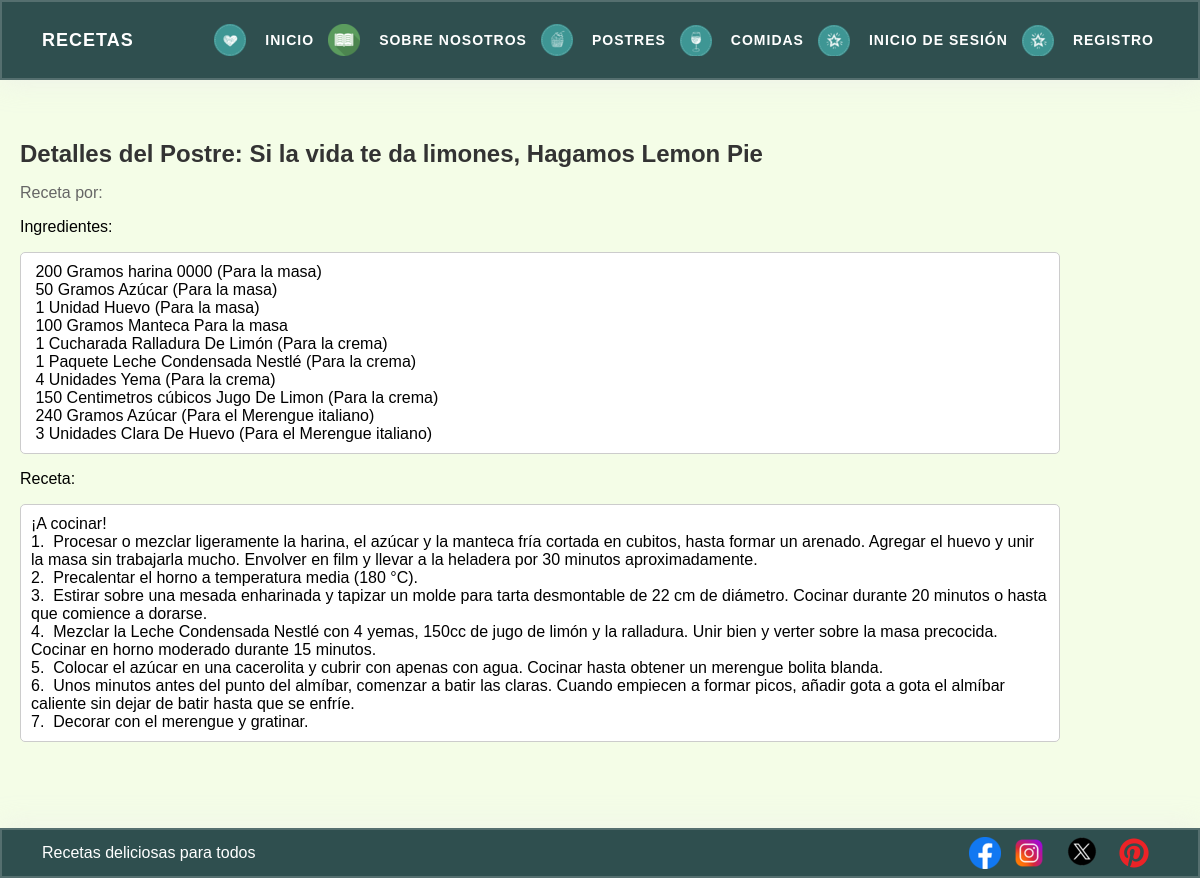
Page /MainApp/postresdetalles/3 on the committed database.
### MainApp/models.py (models this page shows, shortened)
class Postres(models.Model):
    titulo = models.CharField(max_length=100)
    receta = models.TextField()
    ingredientes = models.TextField(default=None)
    autor = models.ForeignKey(User, on_delete=models.CASCADE)

### MainApp/views.py (the view)
# urls.py: path('postresdetalles/<pk>', PostresDetail.as_view(), name='postresdetalles'),
class PostresDetail(DetailView):
    model = Postres
    template_name = "postresdetalles.html"
    context_object_name = "postres"

### MainApp/templates/postresdetalles.html
{% extends "main.html" %}
{% block contenidoQueCambia %}
<section>
<div class="detalle-comida">
    <h1 class="titulo-comida">Detalles del Postre: {{ postres.titulo }}</h1>
    <p class="autor-comida">Receta por: {{ postres.autor.nombre }}</p>
    <p class="ingredientes-comida">Ingredientes:</p>
    <pre class="container">{{ postres.ingredientes }}</pre>
    <p class="receta-comida">Receta:</p>
    <pre class="container">{{ postres.receta }}</pre>
</div>
</section>
{% endblock contenidoQueCambia %}

### MainApp/static/css/base.css (style rules this page uses)
* { font-family: "Raleway", sans-serif; }
body { padding-bottom: 100px; }

### MainApp/static/css/banneer.css (style rules this page uses)
* { color: inherit; text-decoration: none; box-sizing: border-box; }

### MainApp/static/css/comidas.css (style rules this page uses)
section { width: 100%; height: auto; margin-top: 100px; }

### MainApp/static/css/iniciosesion.css (style rules this page uses)
body { height: 100%; background: hsl(86, 85%, 95%); display: flex; justify-content: center; align-items: center; margin: 0; }

### MainApp/static/css/detalles.css (style rules this page uses)
.detalle-comida { width: 90%; height: auto; padding: 20px; }
.titulo-comida { font-size: 24px; color: #333; margin-bottom: 10px; }
.autor-comida { color: #666; margin-bottom: 15px; }
.container { white-space: pre-wrap; word-wrap: break-word; overflow: auto; max-height: 300px; padding: 10px; border: 1px solid #ccc; background-color: #fff; border-radius: 5px; }

### rows in the picture
Postres: titulo "Si la vida te da limones, Hagamos Lemon Pie", ingredientes "200 Gramos harina 0000 (Para la masa) 50 Gramos Azúcar (Para la masa) 1 Unidad Huevo (Para la masa) 100 Gramos Manteca Para la masa 1 Cucharada Ralladura De Limón (Para la crema) 1 Paquete Leche Condensada Nestlé (Para la crema) 4 Unidades Yema (Para la crema) 150 Centimetros cúbicos Jugo De Limon (Para la crema) 240 Gramos Azúcar (Para el Merengue italiano) 3 Unidades Clara De Huevo (Para el Merengue italiano)", receta "¡A cocinar! 1. Procesar o mezclar ligeramente la harina, el azúcar y la manteca fría cortada en cubitos, hasta formar un arenado. Agregar el huevo y unir la masa sin trabajarla mucho. Envolver en film y llevar a la heladera por 30 minutos aproximadamente. 2. Precalentar el horno a temperatura media (180 °C). 3. Estirar sobre una mesada enharinada y tapizar un molde para tarta desmontable de 22 cm de diámetro. Cocinar durante 20 minutos o hasta que comience a dorarse. 4. Mezclar la Leche Condensada Nestlé con 4 yemas, 150cc de jugo de limón y la ralladura. Unir bien y verter sobre la masa precocida. Cocinar en horno moderado durante 15 minutos. 5. Colocar el azúcar en una cacerolita y cubrir…"
